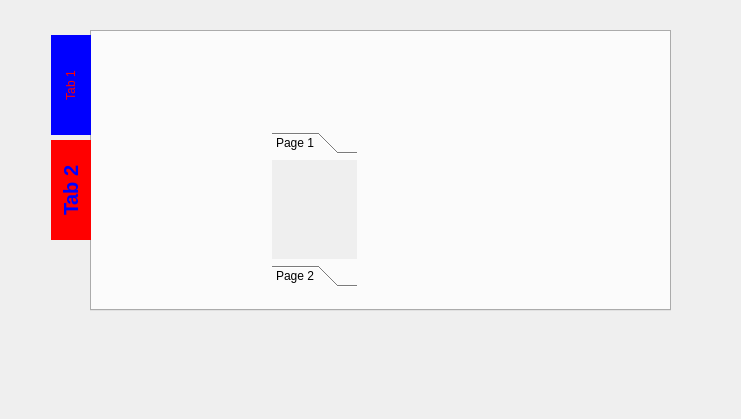
<?xml version="1.0" encoding="UTF-8"?>
<ui version="4.0">
 <class>Form</class>
 <widget class="QWidget" name="Form">
  <property name="geometry">
   <rect>
    <x>0</x>
    <y>0</y>
    <width>741</width>
    <height>419</height>
   </rect>
  </property>
  <property name="windowTitle">
   <string>Form</string>
  </property>
  <widget class="QTabWidget" name="tabWidget">
   <property name="geometry">
    <rect>
     <x>50</x>
     <y>30</y>
     <width>621</width>
     <height>281</height>
    </rect>
   </property>
   <property name="autoFillBackground">
    <bool>false</bool>
   </property>
   <property name="styleSheet">
    <string notr="true">QTabBar::tab{
                                        font: 75 12pt &quot;Arial&quot;;
                                        width:40px;
                                        height:100;
                                        margin-top:5px;
                                        margin-right:1px;
                                        margin-left:1px;
                                        margin-bottom:0px;}
                            QTabBar::tab:!selected {
                                        color:red;
                                        background-color: blue;
 										
                                        }
                            QTabBar::tab:selected {
                                        color:blue;
                                        background-color: red;
                                        font: bold 20px;
                                        
                            }</string>
   </property>
   <property name="tabPosition">
    <enum>QTabWidget::West</enum>
   </property>
   <property name="currentIndex">
    <number>1</number>
   </property>
   <widget class="QWidget" name="tab">
    <attribute name="title">
     <string>Tab 1</string>
    </attribute>
    <widget class="QGroupBox" name="groupBox">
     <property name="geometry">
      <rect>
       <x>130</x>
       <y>80</y>
       <width>120</width>
       <height>80</height>
      </rect>
     </property>
     <property name="title">
      <string>GroupBox</string>
     </property>
    </widget>
   </widget>
   <widget class="QWidget" name="tab_2">
    <attribute name="title">
     <string>Tab 2</string>
    </attribute>
    <widget class="QToolBox" name="toolBox">
     <property name="geometry">
      <rect>
       <x>180</x>
       <y>100</y>
       <width>85</width>
       <height>155</height>
      </rect>
     </property>
     <property name="currentIndex">
      <number>0</number>
     </property>
     <widget class="QWidget" name="page">
      <property name="geometry">
       <rect>
        <x>0</x>
        <y>0</y>
        <width>85</width>
        <height>85</height>
       </rect>
      </property>
      <attribute name="label">
       <string>Page 1</string>
      </attribute>
     </widget>
     <widget class="QWidget" name="page_2">
      <property name="geometry">
       <rect>
        <x>0</x>
        <y>0</y>
        <width>100</width>
        <height>30</height>
       </rect>
      </property>
      <attribute name="label">
       <string>Page 2</string>
      </attribute>
     </widget>
    </widget>
   </widget>
  </widget>
 </widget>
 <resources/>
 <connections/>
</ui>
